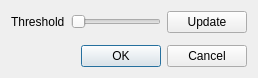
<?xml version="1.0" encoding="UTF-8"?>
<ui version="4.0">
 <class>SegmentVolumeDialog</class>
 <widget class="QDialog" name="SegmentVolumeDialog">
  <property name="geometry">
   <rect>
    <x>0</x>
    <y>0</y>
    <width>258</width>
    <height>78</height>
   </rect>
  </property>
  <property name="windowTitle">
   <string>Segment Volume</string>
  </property>
  <layout class="QVBoxLayout" name="verticalLayout">
   <item>
    <layout class="QHBoxLayout" name="horizontalLayout">
     <item>
      <widget class="QLabel" name="label">
       <property name="text">
        <string>Threshold</string>
       </property>
      </widget>
     </item>
     <item>
      <widget class="QSlider" name="thresholdSlider">
       <property name="orientation">
        <enum>Qt::Horizontal</enum>
       </property>
      </widget>
     </item>
     <item>
      <widget class="QPushButton" name="updateButton">
       <property name="text">
        <string>Update</string>
       </property>
      </widget>
     </item>
    </layout>
   </item>
   <item>
    <spacer name="verticalSpacer">
     <property name="orientation">
      <enum>Qt::Vertical</enum>
     </property>
     <property name="sizeHint" stdset="0">
      <size>
       <width>20</width>
       <height>40</height>
      </size>
     </property>
    </spacer>
   </item>
   <item>
    <widget class="QDialogButtonBox" name="buttonBox">
     <property name="orientation">
      <enum>Qt::Horizontal</enum>
     </property>
     <property name="standardButtons">
      <set>QDialogButtonBox::Cancel|QDialogButtonBox::Ok</set>
     </property>
    </widget>
   </item>
  </layout>
 </widget>
 <resources/>
 <connections>
  <connection>
   <sender>buttonBox</sender>
   <signal>accepted()</signal>
   <receiver>SegmentVolumeDialog</receiver>
   <slot>accept()</slot>
   <hints>
    <hint type="sourcelabel">
     <x>248</x>
     <y>254</y>
    </hint>
    <hint type="destinationlabel">
     <x>157</x>
     <y>274</y>
    </hint>
   </hints>
  </connection>
  <connection>
   <sender>buttonBox</sender>
   <signal>rejected()</signal>
   <receiver>SegmentVolumeDialog</receiver>
   <slot>reject()</slot>
   <hints>
    <hint type="sourcelabel">
     <x>316</x>
     <y>260</y>
    </hint>
    <hint type="destinationlabel">
     <x>286</x>
     <y>274</y>
    </hint>
   </hints>
  </connection>
 </connections>
</ui>
